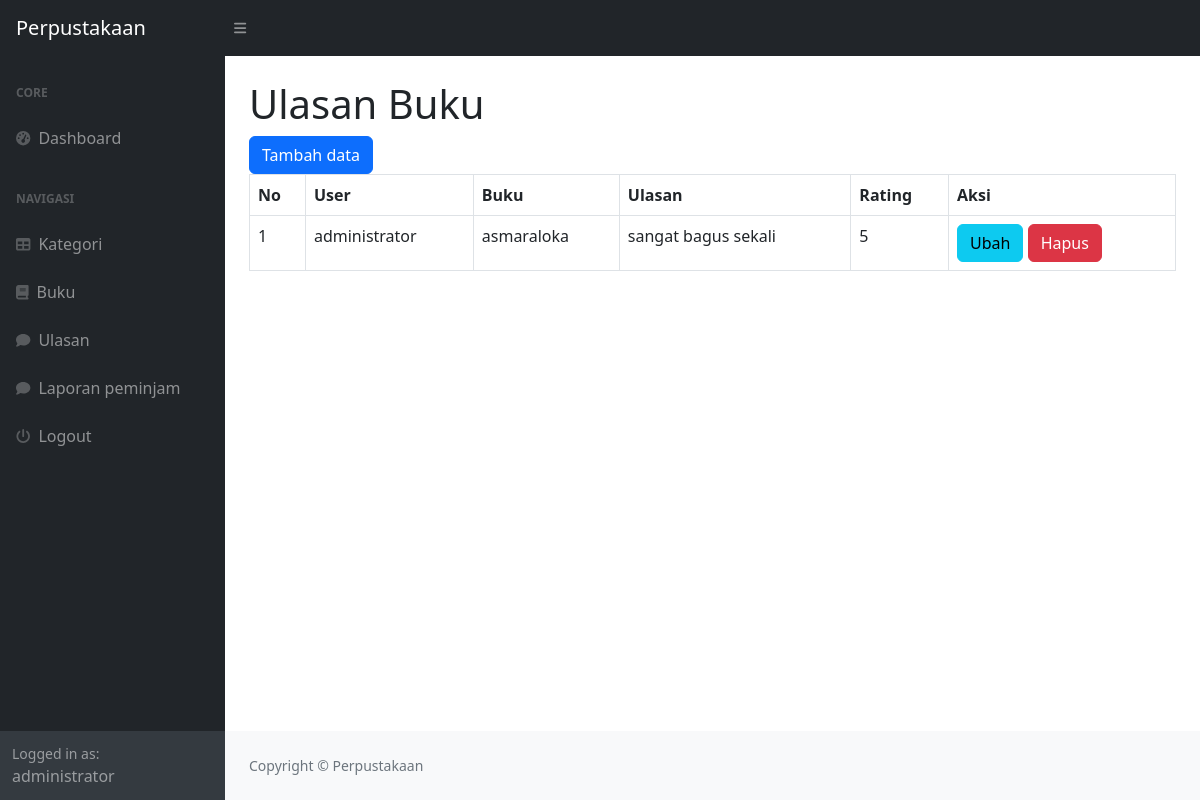
The page /index.php?page=ulasan (signed in) on the database its author committed.
### tables this page shows
CREATE TABLE `ulasan` (
  `id_ulasan` int(11) NOT NULL,
  `id_user` int(11) DEFAULT NULL,
  `id_buku` int(11) DEFAULT NULL,
  `ulasan` text DEFAULT NULL,
  `rating` int(11) DEFAULT NULL
);

CREATE TABLE `user` (
  `id_user` int(11) NOT NULL,
  `nama` varchar(255) DEFAULT NULL,
  `username` varchar(255) DEFAULT NULL,
  `password` varchar(255) DEFAULT NULL,
  `email` varchar(255) DEFAULT NULL,
  `alamat` text DEFAULT NULL,
  `no_telepon` varchar(255) DEFAULT NULL,
  `level` enum('admin','petugas','peminjam') DEFAULT NULL
);

CREATE TABLE `buku` (
  `id_buku` int(11) NOT NULL,
  `id_kategori` int(11) DEFAULT NULL,
  `judul` varchar(255) DEFAULT NULL,
  `penulis` varchar(255) DEFAULT NULL,
  `penerbit` varchar(255) DEFAULT NULL,
  `tahun_terbit` varchar(255) DEFAULT NULL,
  `deskripsi` text DEFAULT NULL
);

### ulasan.php (the view, shortened to what this page needs)
<!DOCTYPE html>
<html>
<head>
    </head>
<body>
    <h1 class="mt-4">Ulasan Buku</h1>
    <div class="row">
        <div class="col-md-12">
            <a href="?page=ulasan_tambah" class="btn btn-primary">Tambah data</a>
            <table class="table table-bordered" id="dataTable" width="100%" cellspacing="0">
                <thead>
                    <tr>
                        <th>No</th>
                        <th>User</th>
                        <th>Buku</th>
                        <th>Ulasan</th>
                        <th>Rating</th>
                        <th>Aksi</th>
                    </tr>
                </thead>
                <tbody>
                    <?php
                    $i = 1;
                    $query = mysqli_query($koneksi, "SELECT * FROM ulasan LEFT JOIN user on user.id_user = ulasan.id_user LEFT JOIN buku on buku.id_buku = ulasan.id_buku");
                    while ($data = mysqli_fetch_array($query)) {
                        ?>
                        <tr>
                            <td><?php echo $i++; ?></td>
                            <td><?php echo $data['nama']; ?></td>
                            <td><?php echo $data['judul']; ?></td>
                            <td><?php echo $data['ulasan']; ?></td>
                            <td><?php echo $data['rating']; ?></td>
                            <td>
                                <a href="?page=ulasan_ubah&id=<?php echo $data['id_ulasan']; ?>" class="btn btn-info">Ubah</a>
                                <a onclick="return confirm('Hapus?');"href="?page=ulasan_hapus&id=<?php echo $data['id_ulasan']; ?>" class="btn btn-danger">Hapus</a>
                            </td>
                        </tr>
                        <?php
                    }
                    ?>
                </tbody>
            </table>
        </div>
    </div>
</body>
</html>

### rows shown on the page
ulasan: id_user.nama "administrator", id_buku.judul "asmaraloka", ulasan "sangat bagus sekali", rating "5"

### other values the page prints
$_SESSION['user']['nama'] "administrator"
